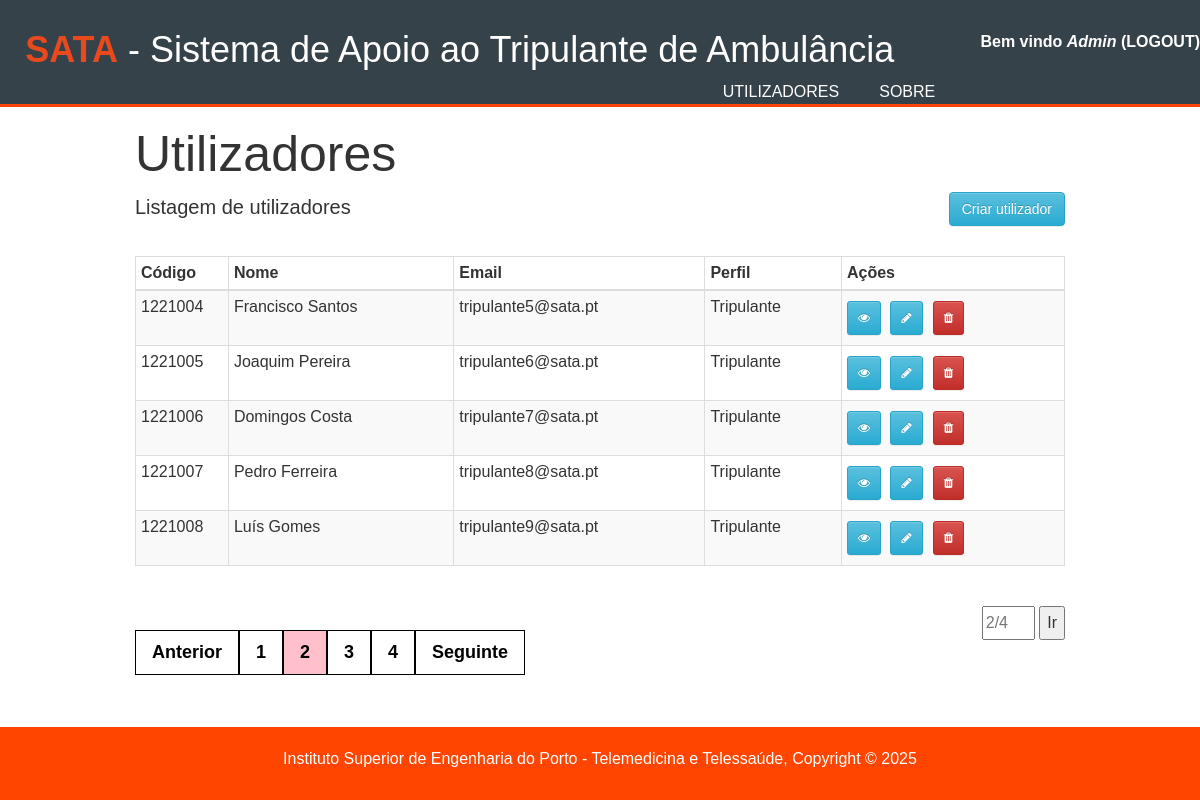
The page /Código/utilizadores/listar.php?page=2 (signed in) on the database its author committed.
### tables this page shows
CREATE TABLE utilizador (
   id					INT 			NOT NULL AUTO_INCREMENT,
   id_perfil			INT 			NOT NULL,
   username 			VARCHAR(256) 	NOT NULL UNIQUE,
   password 			VARCHAR(256) 	NOT NULL,
   email 				VARCHAR(256) 	NOT NULL UNIQUE,
   nome 				VARCHAR(256) 	NOT NULL,
   codigo				VARCHAR(256) 	NOT NULL,
   ativo 				BOOLEAN			NOT NULL,
   PRIMARY KEY (id),
   FOREIGN KEY (id_perfil) 			REFERENCES perfil (id)
);

CREATE TABLE perfil (
   id 					INT 			NOT NULL AUTO_INCREMENT,
   nome					VARCHAR(256) 	NOT NULL,
   PRIMARY KEY (id)
);

### Código/code/session.php (called while the page is built, shortened)
<?php
	require_once "db_config.php";
	if(isset($_SESSION['login_user']) && !empty($_SESSION['login_user'])) {
		$user_check=$_SESSION['login_user'];
		$query = "SELECT id, id_perfil, nome FROM utilizador WHERE username='$user_check' AND ativo = true";
		$res = mysqli_query($conn, $query);
		$row = mysqli_fetch_row($res);
		$login_session_perfil = $row[1];
		$login_session = $row[2];
	} else {
		mysqli_close($conn);
		header('Location: index.php');
	}
?>

### Código/utilizadores/listar.php (the view, shortened to what this page needs)
<?php
	require_once('../code/db_config.php');
	require_once('../code/session.php');
?>
<!DOCTYPE html>
<html>
	<head>
		<link rel="stylesheet" href="https://maxcdn.bootstrapcdn.com/bootstrap/3.3.2/css/bootstrap.min.css">
		<link rel="stylesheet" href="https://maxcdn.bootstrapcdn.com/bootstrap/3.3.2/css/bootstrap-theme.min.css">
		<link rel="stylesheet" href="https://cdnjs.cloudflare.com/ajax/libs/font-awesome/4.7.0/css/font-awesome.min.css">
		<link rel="stylesheet" type="text/css" media="screen" href="../css/style.css" />
	</head>
	<body>
		<?php include '../header.php'; ?>
		<section id="showcase">
			<div class="container">
			<?php
				$per_page_record = 5;
				if (isset($_GET["page"])) {
					$page  = $_GET["page"];
				}
				else {
					$page = 1;
				}
				$start_from = ($page-1) * $per_page_record;
				$query = "SELECT * FROM utilizador u, perfil p WHERE u.id_perfil = p.id AND ativo = true ORDER BY 1 LIMIT $start_from, $per_page_record";
				$res = mysqli_query ($conn, $query);
			?>
			<div>
				<h1>Utilizadores</h1>
				<div class="row">
					<div class="col-md-6">
						<p>Listagem de utilizadores</p>
					</div>
					<div class="col-md-6" style="text-align: right;">
						<form action="criar.php" class="form" method="POST">
							<input class="btn btn-info" type="submit" name="inserir" value="Criar utilizador" />
						</form>
					</div>
				</div>
				<table class="table table-striped table-condensed table-bordered">
					<thead>
						<tr>
						<th width="10%">Código</th>
						<th>Nome</th>
						<th>Email</th>
						<th>Perfil</th>
						<th>Ações</th>
						</tr>
					</thead>
					<tbody>
						<?php
							while ($row = mysqli_fetch_array($res)) { ?>
							<tr id="<?php echo $row["0"]; ?>">
								<td><?php echo $row["6"]; ?></td>
								<td><?php echo $row["5"]; ?></td>
								<td><?php echo $row["4"]; ?></td>
								<td><?php echo $row["9"]; ?></td>
								<td>
									<button class="btn btn-info btn-sm view"><i class="fa fa-eye"></i></button>
									<?php
										if ($row["8"] != 10){
											echo "<button style='margin: 5px' class='btn btn-info btn-sm edit'><i class='fa fa-pencil'></i></button>";
											echo "<button style='margin: 5px' class='btn btn-danger btn-sm remove'><i class='fa fa-trash'></i></button>";
										}
									?>
								</td>
							</tr>
						<?php }; ?>
					</tbody>
				</table>
				<div class="pagination">
				<?php
					$query = "SELECT COUNT(*) FROM utilizador WHERE ativo = true";
					$res = mysqli_query($conn, $query);
					$row = mysqli_fetch_row($res);
					$total_records = $row[0];
					$total_pages = ceil($total_records / $per_page_record);
					$pagLink = "";
					if($page>=2){
						echo "<a href='listar.php?page=".($page-1)."'>  Anterior </a>";
					}
					for ($i=1; $i<=$total_pages; $i++) {
						if ($i == $page) {
							$pagLink .= "<a class = 'active' href='listar.php?page=".$i."'>".$i." </a>";
						}
						else  {
							$pagLink .= "<a href='listar.php?page=".$i."'>".$i." </a>";
						}
					};
					echo $pagLink;
					if($page<$total_pages){
						echo "<a href='listar.php?page=".($page+1)."'>  Seguinte </a>";
					}
				?>
				</div>
				<div class="inline">
					<input id="page" type="number" min="1" max="<?php echo $total_pages?>" placeholder="<?php echo $page."/".$total_pages; ?>" required>
					<button onClick="go2Page();">Ir</button>
				</div>
			</div>
		</section>
		<?php include '../footer.php'; ?>
	</body>
</html>

### Código/header.php (shortened to what this page needs)
<header>
	<div style="float:right;">
		<b id="welcome">Bem vindo <i><?php echo $login_session; ?></i></b>
		<b id="logout"><a href="/sata/code/logout.php">(logout)</a></b>
	</div>
	<div class="container">
		<div id="branding">
			<h1><span class="highlight">SATA</span> - Sistema de Apoio ao Tripulante de Ambulância</h1>
		</div>
		<nav>
			<ul>
				<?php
					if ($login_session_perfil == 10) {
						echo "<li><a href=\"/sata/utilizadores/listar.php\">Utilizadores</a></li>";
					}
				?>
				<li><a href="/sata/sobre.php">Sobre</a></li>
			</ul>
		</nav>
	</div>
</header>

### Código/css/style.css (style rules this page uses)
body { font-family: Arial, Helvetica, sans-serif; line-height: 1.5; font-size: 16px; padding: 0px; margin: 0 px; background-color: #f4f4f4; }
.container { width: 80%; margin: auto; overflow: hidden; }
ul { margin: 0px; padding: 0px; }
header { background: #35424a; color: white; padding-top: 30px; min-height: 70px; border-bottom: orangered solid 3px; }
header a { color: #ffffff; text-decoration: none; text-transform: uppercase; font-size: 16px; }
header li { float: left; display: inline; padding: 0px 20px 0px 20px; }
header #branding { float: left; }
header #branding h1 { margin: 0px; }
header nav { float: right; margin-top: 10px; }
header .highlight, header .current a { color: #e8491d; font-weight: bold; }
#showcase { min-height: 600px; }
#showcase h1 { font-size: 50px; margin-bottom: 10px; }
#showcase p { font-size: 20px; }
body { background-color: white; -webkit-user-select: none; -moz-user-select: none; user-select: none; }
table { border-collapse: collapse; }
.inline { display: inline-block; float: right; margin: 20px 0px; }
input, button { height: 34px; }
.pagination { display: inline-block; }
.pagination a { font-weight:bold; font-size:18px; color: black; float: left; padding: 8px 16px; text-decoration: none; border:1px solid black; }
.pagination a.active { background-color: pink; }

### rows shown on the page
utilizador: nome "Admin"
utilizador: codigo "1221004", nome "Francisco Santos", email "tripulante5@sata.pt", id_perfil.nome "Tripulante"
utilizador: codigo "1221005", nome "Joaquim Pereira", email "tripulante6@sata.pt", id_perfil.nome "Tripulante"
utilizador: codigo "1221006", nome "Domingos Costa", email "tripulante7@sata.pt", id_perfil.nome "Tripulante"
utilizador: codigo "1221007", nome "Pedro Ferreira", email "tripulante8@sata.pt", id_perfil.nome "Tripulante"
utilizador: codigo "1221008", nome "Luís Gomes", email "tripulante9@sata.pt", id_perfil.nome "Tripulante"
